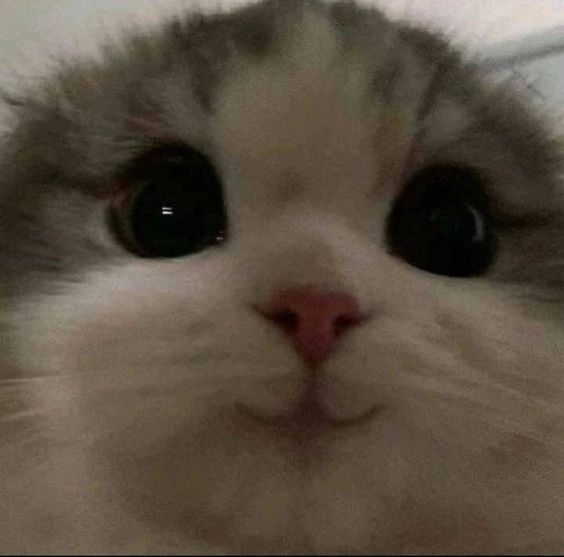
%> input picture img.jpg, 564 x 557 px
$ octave --eval "result = adaptiveBinarization(imread('img.jpg'));"   (GNU Octave 9; MATLAB toolbox functions it lacks are replaced by stand-ins)
%> lines starting %> are read from the running program, lines starting %| are printed output that depends on the picture; in (x1, y1, x2, y2) boxes, pixels count from 0 and x2, y2 are one past the last pixel; in counts of white or black regions, pixels touching at a corner belong together; the program's own positions count from 1
function [segmented_mask] = adaptiveBinarization(image)
    gray_image = rgb2gray(image);
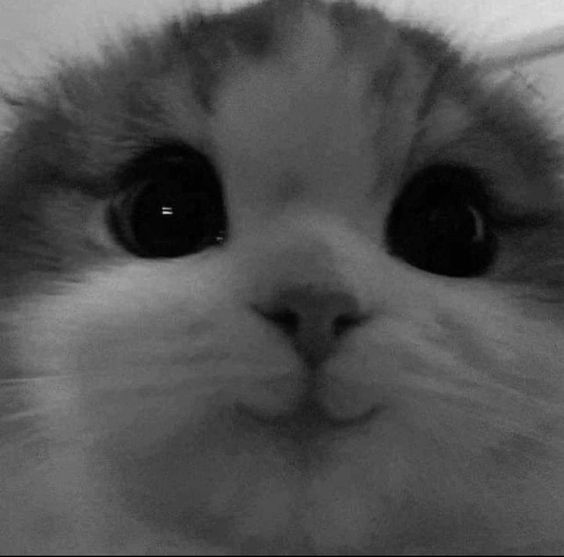
%> gray_image: size 557x564 uint8; min 0, max 223, mean 80

    % Адаптивная бинаризация
    segmentedImage = imbinarize(gray_image, 'adaptive', 'Sensitivity', 0.6);
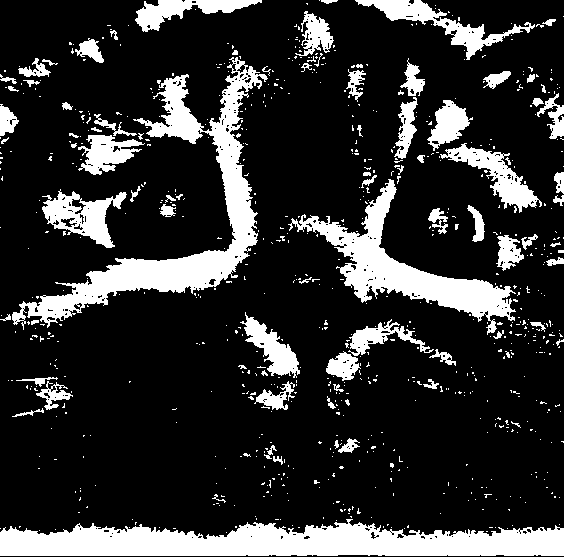
%> segmentedImage: size 557x564 logical; 19.2% white; 762 white regions (679 under 20 px), largest, box (x1, y1, x2, y2) and area: (0, 519, 564, 556) 14661, (12, 57, 268, 330) 12341, (288, 179, 516, 335) 7887
    segmented_mask = segmentedImage;

    % Преобразование бинарного изображения в RGB-формат
    segmented_image_rgb = cat(3, segmentedImage, segmentedImage, segmentedImage) * 255; % Умножение на 255, чтобы привести к типу uint8

    % Сохранение сегментированного изображения в папку проекта
    projectFolder = pwd;
    fileName = 'segmented_image.png';
    filePath = fullfile(projectFolder, fileName);

    % Сохранение сегментированного изображения в формате PNG
    imwrite(segmented_image_rgb, filePath);
end
